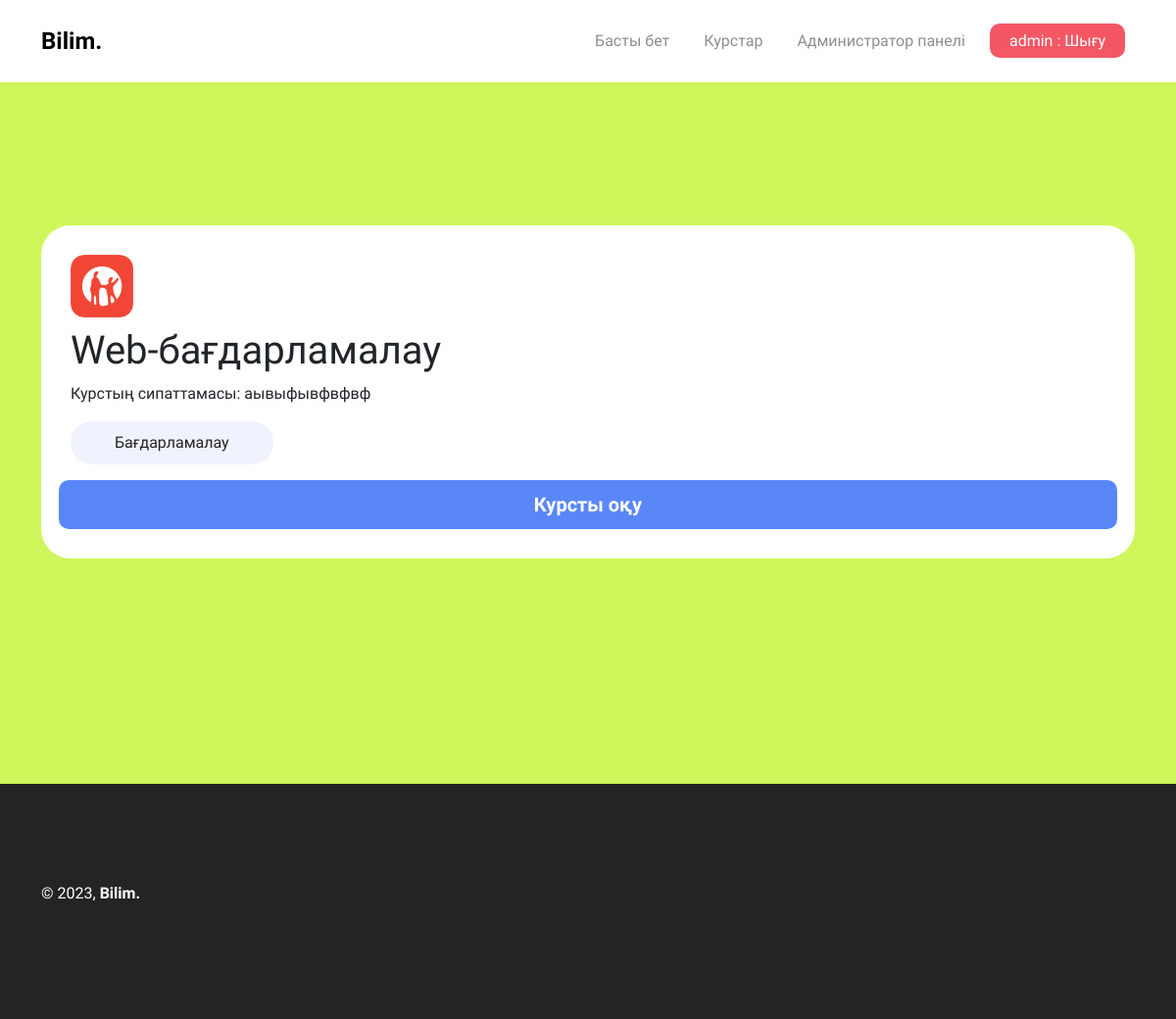
/course/detail/web-badarlamalau/ (signed in), run on the app's committed database.
### mainCoreApp/models.py (models this page shows, shortened)
class Course(models.Model):
    courseName = models.CharField("Курс атауы", max_length=255)
    category = models.ForeignKey(Category, on_delete=models.CASCADE, verbose_name="Категория")
    courseDescription = models.TextField("Курстың сипаттамасы")
    courseLogo = models.ImageField("Курс логотипі",  upload_to="images/")
    postDate = models.DateTimeField("Курстың жариялау уақыты мен күні", default=datetime.now)
    courseAge = models.IntegerField("Жас")
    level = models.ForeignKey(Level, on_delete=models.CASCADE, verbose_name="Деңгей")
    slug = models.SlugField(unique=True, blank=True, editable=False)
    class Meta:
        verbose_name = "Курс"
        verbose_name_plural = "Курстар"

class Category(models.Model):
    categoryName = models.CharField("Категория атауы", max_length=150)
    slug = models.SlugField(unique=True, blank=True, editable=False)
    class Meta:
        verbose_name = "Категория"
        verbose_name_plural = "Категориялар"

### mainCoreApp/views.py (the view)
# urls.py: path('course/detail/<slug:slug>/', views.courseDetail, name='courseDetail'),
def courseDetail(request, slug):
    course = get_object_or_404(Course, slug=slug)
    return render(request, "core/course-detail.html", {
        'course': course,
    })

### mainCoreApp/models.py (called while the page is built)
    def __str__(self):
        return f"{self.levelName}"

### mainCoreApp/templates/core/course-detail.html (shortened to what this page needs)
{% extends '../base.html' %}
{% block content %}
    {% if user.is_authenticated %}
    <div class="course-detail">
        <div class="container">
            <div class="course-card-detail">
                <div class="row">
                    <div class="col-12">
                        <img src="{{ course.courseLogo.url }}" alt="{{ course.courseName }}">
                        <h1>{{ course.courseName }}</h1>
                        <p>Курстың сипаттамасы: {{ course.courseDescription }}</p>
                        <p class="course-detail-category">{{ course.category.categoryName }}</p>
                    </div>
                        <a href="{% url 'lessonsList' slug=course.slug %}" class="primary button d-block" style="text-align: center;">Курсты оқу</a>
                    </div>
                </div>
            </div>
        </div>
    {% endif %}
{% endblock %}

### mainCoreApp/templates/base.html (shortened to what this page needs)
{% load static %}
<!DOCTYPE html>
<html lang="en">
<head>
    <link rel="stylesheet" href="{% static './css/style.css' %}">
    <link rel="stylesheet" href="{% static './css/bootstrap.min.css' %}">
</head>
<body>
    <header class="navbar navbar-expand-lg bg-white pt-4 pb-4 fixed-top">
        <div class="container">
          <a class="logo" href="{% url 'homePage' %}">Bilim.</a>
          <div class="collapse navbar-collapse" id="navbarSupportedContent">
            <ul class="navbar-nav ms-auto mb-2 mb-lg-0">
              <li class="nav-item">
                <a class="header-link" href="{% url 'homePage' %}">Басты бет</a>
              </li>
              <li class="nav-item">
                <a class="header-link" href="{% url 'courses' %}">Курстар</a>
              </li>
                {% if user.is_superuser %}
                <li class="nav-item">
                <a class="header-link" href="/admin/mainCoreApp/">Администратор панелі</a>
              </li>
                {% endif %}
              {% if user.is_authenticated %}
                <li class="nav-item">
                <a class="danger header-button" href="{% url 'logoutUser' %}">{{ user.username }} : Шығу</a>
              </li>
                {% endif %}
            </ul>
          </div>
        </div>
    </header>
    {% block content %}
    {% endblock %}
    <footer class="footer">
        <div class="container">
            <p>&copy; 2023, <strong>Bilim.</strong></p>
        </div>
    </footer>
</body>
</html>

### mainCoreApp/static/css/style.css (style rules this page uses)
* { font-family: 'Inter Tight', sans-serif; }
.logo { text-decoration: none; color: #000000; font-weight: 600; font-size: 24px; }
.header-link { padding: 8px 10px; color: #8e8e8e; font-size: 16px; font-weight: 400; text-decoration: none; transition: 0.3s ease-in-out; }
.header-link:last-child { padding-right: 25px; }
.primary { background-color: #5a87f7; color: #fff; }
.danger { background-color: #f35764; color: #fff; }
.header-button { padding: 8px 20px; margin-right: 10px; border-radius: 10px; text-decoration: none; transition: 0.3s ease-in-out; }
.button { border: none; cursor: pointer; font-size: 20px; font-weight: 600; padding: 10px 35px; border-radius: 10px; text-decoration: none; transition: 0.3s ease-in-out; }
.course-detail { background-color: #cff65a; height: 100vh; display: flex; align-items: center; }
.course-card-detail img { width: 64px; margin-bottom: 10px; }
.course-card-detail { background-color: #ffffff; padding: 30px; border-radius: 30px; }
.course-card-detail p { text-align: justify; }
.course-detail-category { background-color: #f0f3fe; color: #242424; padding: 10px 45px; border-radius: 30px; display: inline-block; }
.footer { background-color: #242424; color: #fff; padding: 100px 0; }

### data on the page
Course: courseLogo (picture), courseName "Web-бағдарламалау", courseDescription "аывыфывфвфвф", category.categoryName "Бағдарламалау"

### other printed values
{{ user.username }} "admin"
